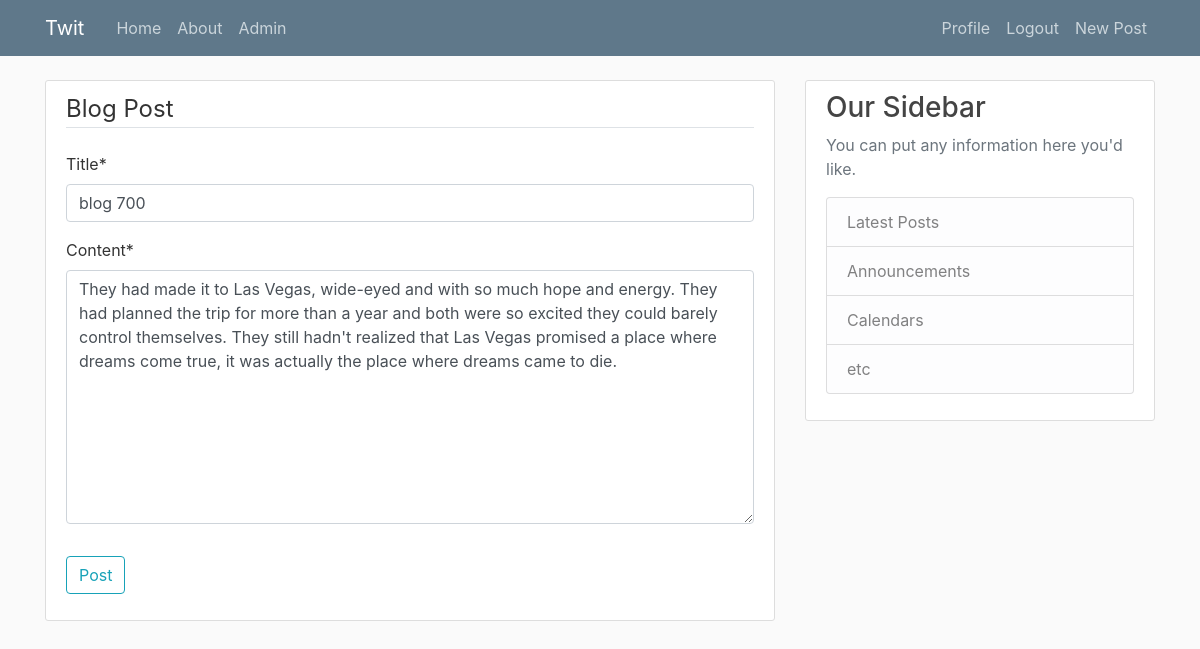
The page /post/7/update/ (signed in) on the database its author committed.
### blog/models.py (models this page shows, shortened)
class Post(models.Model):
    title = models.CharField(max_length=100)
    content = models.TextField()
    date_posted = models.DateTimeField(default=timezone.now)
    author = models.ForeignKey(User, on_delete=models.CASCADE)

### blog/views.py (the view, shortened to what this page needs)
# urls.py: path('post/<int:pk>/update/', PostUpdateView.as_view(), name='post-update'),
class PostUpdateView(LoginRequiredMixin, UserPassesTestMixin, UpdateView):
    model = Post
    fields = ['title', 'content']
    def test_func(self):
        post = self.get_object()
        if self.request.user == post.author:
            return True
        return False

### blog/templates/blog/post_form.html (shortened to what this page needs)
{% extends "blog/base.html" %}
{% load crispy_forms_tags %}
{% block content %}
<div class="content-section">
    <form method="POST">
        <fieldset class="form-group">
            <legend class="border-bottom mb-4">Blog Post</legend>
            {{ form|crispy }}
        </fieldset>
        <div class="form-group">
            <button class="btn btn-outline-info" type="submit">Post</button>
        </div>
    </form>
</div>
{% endblock content %}

### blog/static/blog/main.css (style rules this page uses)
body { background: #fafafa; color: #333333; margin-top: 5rem; }
.content-section { background: #ffffff; padding: 10px 20px; border: 1px solid #dddddd; border-radius: 3px; margin-bottom: 20px; }

### rows shown on the page
Post: title "blog 700", content "They had made it to Las Vegas, wide-eyed and with so much hope and energy. They had planned the trip for more than a year and both were so excited they could barely control themselves. They still hadn't realized that Las Vegas promised a place where dreams come true, it was actually the place where dreams came to die."
